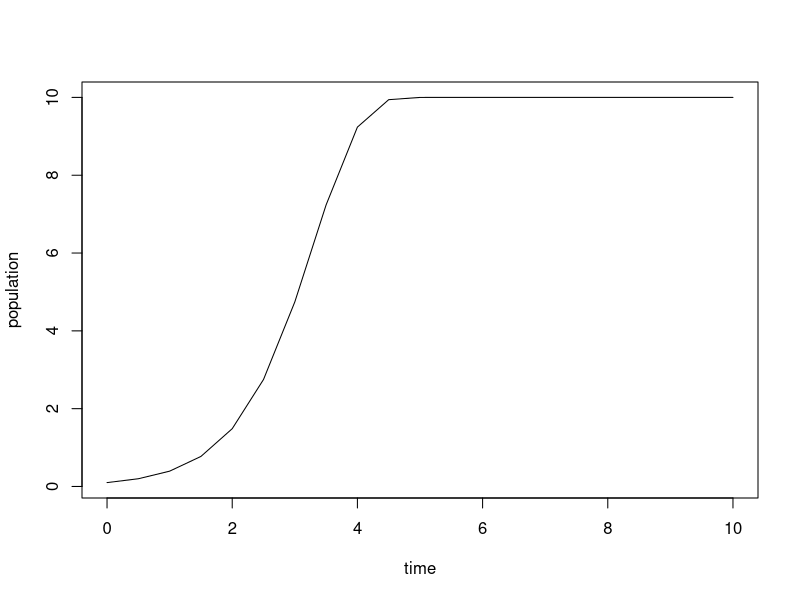
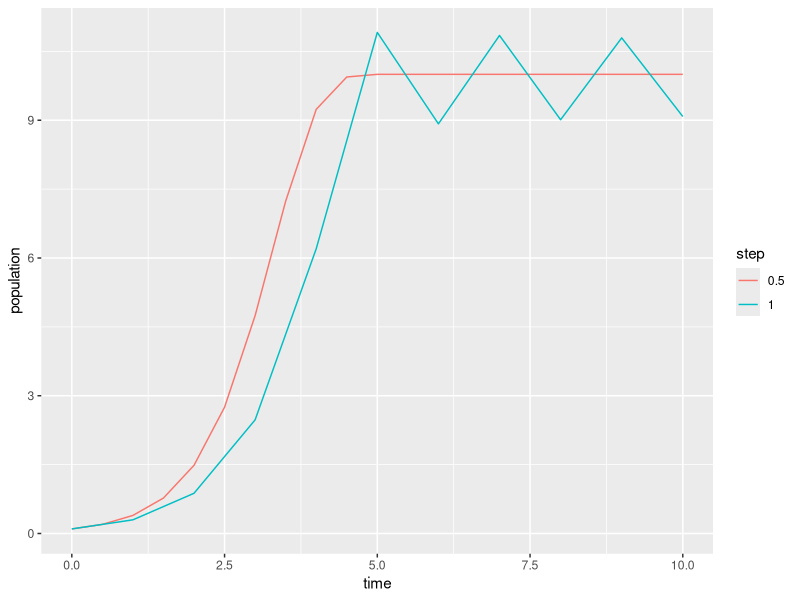
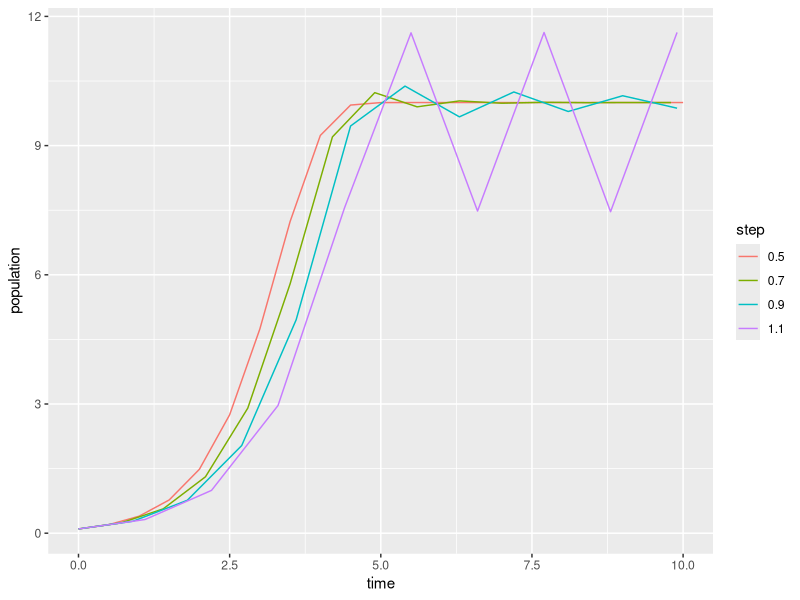
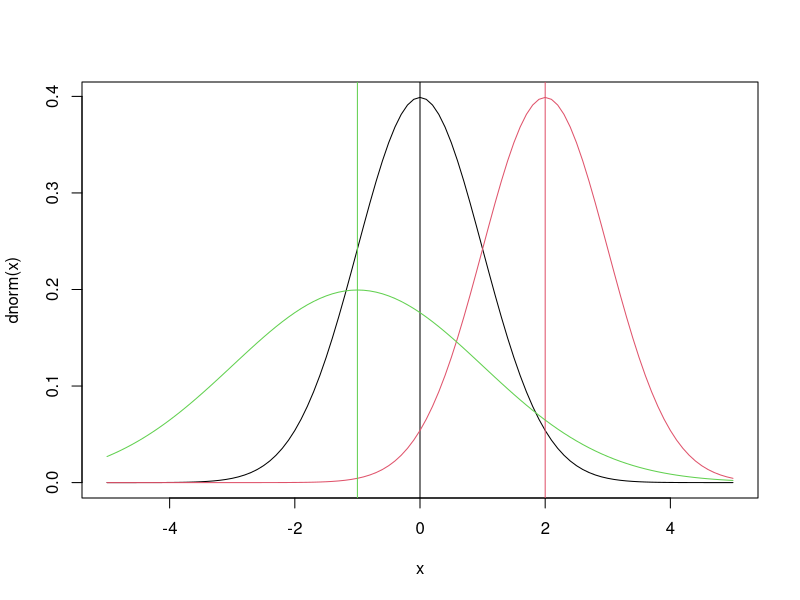
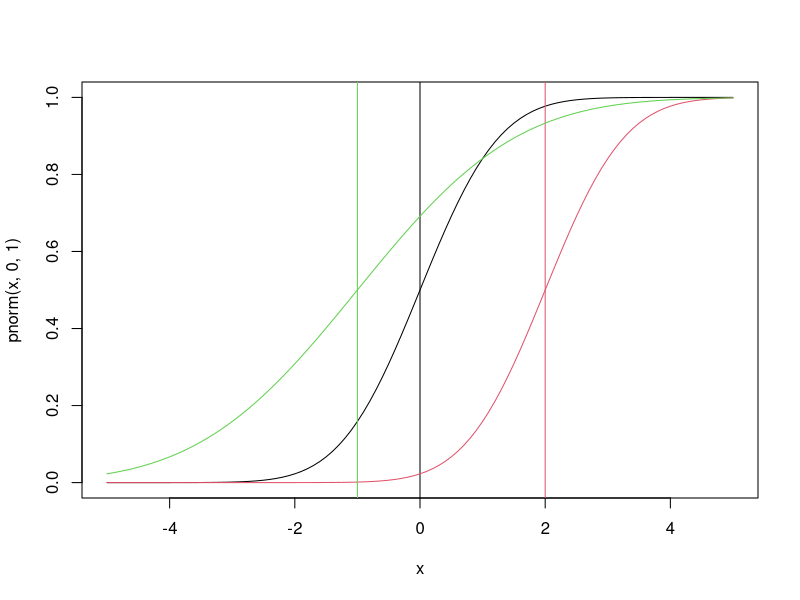
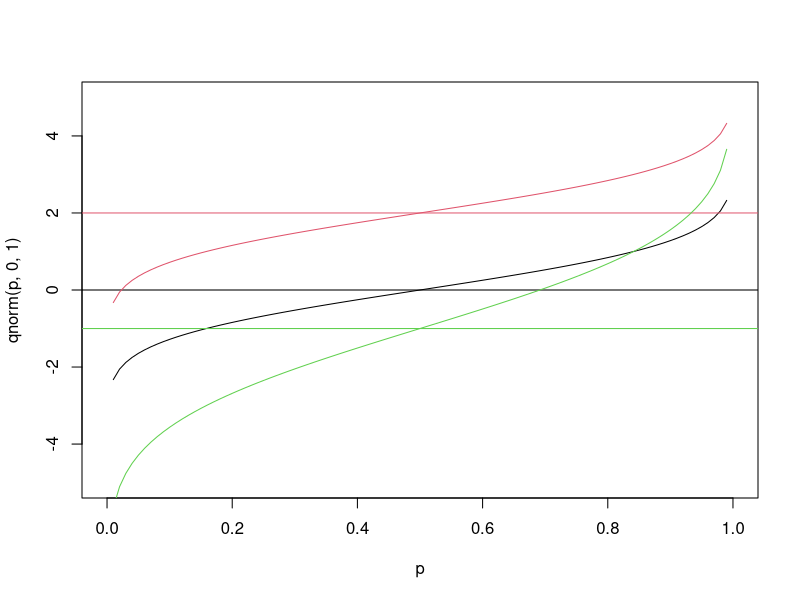
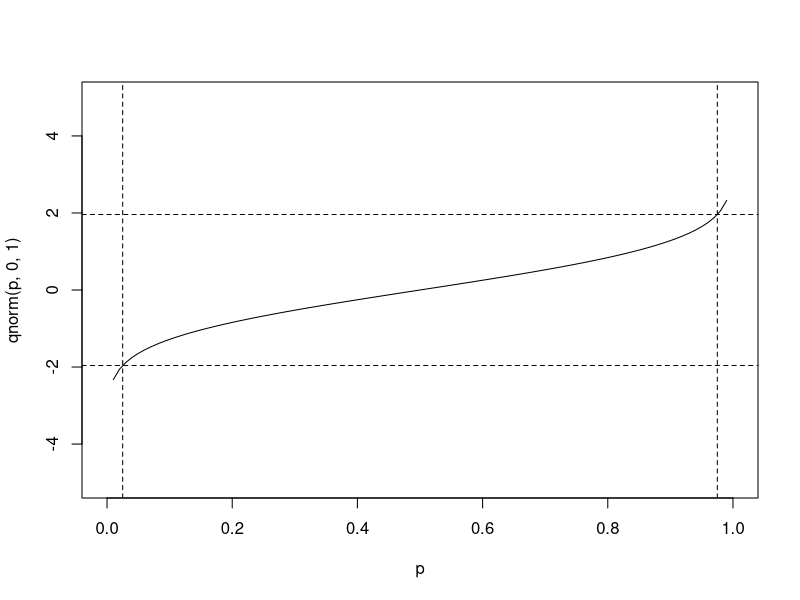
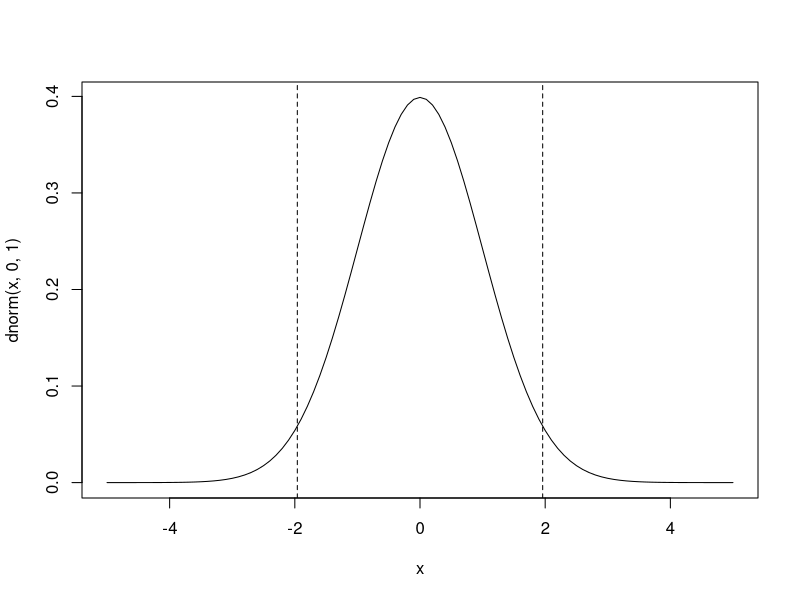

The R source for these figures, in order:
## ---- chunk 1
p = list(
  r = 2,         # <1>
  K = 10,        # <2>
  N0 = .1,       # <3>
  Tend = 10      # <4>
)
## ---- chunk 2
logistic_euler = function(N, param = NULL) {
  with(param,{                              
		N + tau*r*N*(1-N/K)                     
	  })                                      
	}                                         
## ---- chunk 3

stepper = function(f, param=NULL) {
  with(param,{
		times = seq(0,Tend,by=tau)
	  n = rep(N0,length(times))
		for (t in 2:length(times)){
		  n[t] = f(n[t-1],param)
		}
		data.frame(time = times, population = n)
	})
}
## ---- chunk 4
#| label: fig-logistic-euler
#| fig-cap: "Sample forecast from an Euler approximation"

p$tau = 0.5
res = stepper(logistic_euler,p)
plot(res,type='l')
## ---- chunk 5
#| label: fig-logistic-euler-2
#| fig-cap: "Sample forecast from an Euler approximation with larger time step"
library(ggplot2)

res$tau = p$tau    # add a column for the step size
data = res
p$tau = 1.0      # change step size
res = stepper(logistic_euler,p)
res$tau = p$tau
data = rbind(data,res)
ggplot(data,aes(x=time,y=population,color=factor(tau))) +
  geom_line() + 
	labs(color="step")
## ---- chunk 6
#| label: fig-logistic-euler-3
#| fig-cap: "Sample forecasts from an Euler approximation with several time steps"
data = NULL  # <1>
for (tau in seq(.5,1.1,by=.2)) {
  p$tau = tau
  res = stepper(logistic_euler,p)
  res$tau = tau
  data = rbind(data,res)   #<2>
}
ggplot(data,aes(x=time,y=population,color=factor(tau))) +
  geom_line() + 
	labs(color="step")
## ---- chunk 7
x = seq(-5,5,by=0.1)
plot(x,dnorm(x),type='l')  		## that’s a lowercase “L” for “line”
abline(v=0)				          	## add a line to indicate the mean (“v” is for “vertical”)
lines(x,dnorm(x,2),col=2)			## try changing the mean (“col” sets the color)
abline(v=2,col=2)
lines(x,dnorm(x,-1,2),col=3)	## try changing the mean and standard dev
abline(v=-1,col=3)
## ---- chunk 8
plot(x,pnorm(x,0,1),type='l')
abline(v=0)
lines(x,pnorm(x,2,1),col=2)
abline(v=2,col=2)
lines(x,pnorm(x,-1,2),col=3)
abline(v=-1,col=3)
## ---- chunk 9
p = seq(0,1,by=0.01)
plot(p,qnorm(p,0,1),type='l',ylim=range(x))    # ylim sets the y-axis range
# range returns the min/max as a 2-element vector
abline(h=0)						# “h” for “horizontal”
lines(p,qnorm(p,2,1),col=2)
abline(h=2,col=2)
lines(p,qnorm(p,-1,2),col=3)
abline(h=-1,col=3)
## ---- chunk 10
qnorm(c(0.025,0.975),0,1)		    # what width CI is specified by these values?
plot(p,qnorm(p,0,1),type='l',ylim=range(x))
abline(v=c(0.025,0.975),lty=2)	# add vertical lines at the CI
abline(h=qnorm(c(0.025,0.975)),lty=2)	#add horizontal lines at the threshold vals
plot(x,dnorm(x,0,1),type='l')		# plot the corresponding pdf
abline(v=qnorm(c(0.025,0.975)),lty=2)
## ---- chunk 11
n = c(10,100,1000,10000)	# sequence of sample sizes
for(i in 1:4){			# loop over these sample sizes
  hist(rnorm(n[i]),main=n[i],probability=TRUE,breaks=40)  
				#here breaks defines number of bins in the histogram
  lines(x,dnorm(x),col=2)
}
## ---- chunk 12
x = rnorm(10000,0,1)
y = x^2

hist(x,main="Original distribution",breaks=40)
abline(v=quantile(x,c(0.025,0.5,0.975)),lty=c(2,1,2),lwd=3,col="orange")
abline(v=mean(x),col="red",lwd=3,lty=3)

hist(y,main="Transformed distribution",breaks=40)
abline(v=quantile(y,c(0.025,0.5,0.975)),lty=c(2,1,2),lwd=3,col="orange")
abline(v=mean(y),col="red",lwd=3,lty=3)
## ---- chunk 13
r    = 1.0     ## make sure to return r to it's original value
K = 10        ## carrying capacity      
n0 = .1       ## initial population size
NT = 30       ## number of time steps to simulate
time = 1:NT
r.sd = 0.2     ## standard deviation on r
K.sd = 1.0     ## standard deviation on K
NE = 1000      ## Ensemble size
## ---- chunk 14
n = matrix(n0,NE,NT)   # storage for all simulations
rE = rnorm(NE,r,r.sd)  # sample of r
KE = rnorm(NE,K,K.sd)  # sample of K
for(i in 1:NE){        # loop over ensemble members
  for(t in 2:NT){      # for each ensemble member, simulate throught time
    n[i,t] = max(0,n[i,t-1] + rE[i]*n[i,t-1]*(1-n[i,t-1]/KE[i]))
  }
}
## ---- chunk 15
n.stats = apply(n,2,quantile,c(0.025,0.5,0.975))
## ---- chunk 16
ciEnvelope <- function(x,ylo,yhi,col="lightgrey",...){
  polygon(cbind(c(x, rev(x), x[1]), c(ylo, rev(yhi),
  ylo[1])), border = NA,col=col,...) 
}
## ---- chunk 17
r = 0.3
n0.sd = 0.6
n0s = rlnorm(NE,log(n0),n0.sd)
n = matrix(n0s,NE,NT)
for(i in 1:NE){
  for(t in 2:NT){
    n[i,t] = max(0,n[i,t-1] + r*n[i,t-1]*(1-n[i,t-1]/K))
  }
}
## ---- chunk 18
library(lhs)
samples = 20
parameters = 3
lhs = randomLHS(n=samples,k=parameters)
